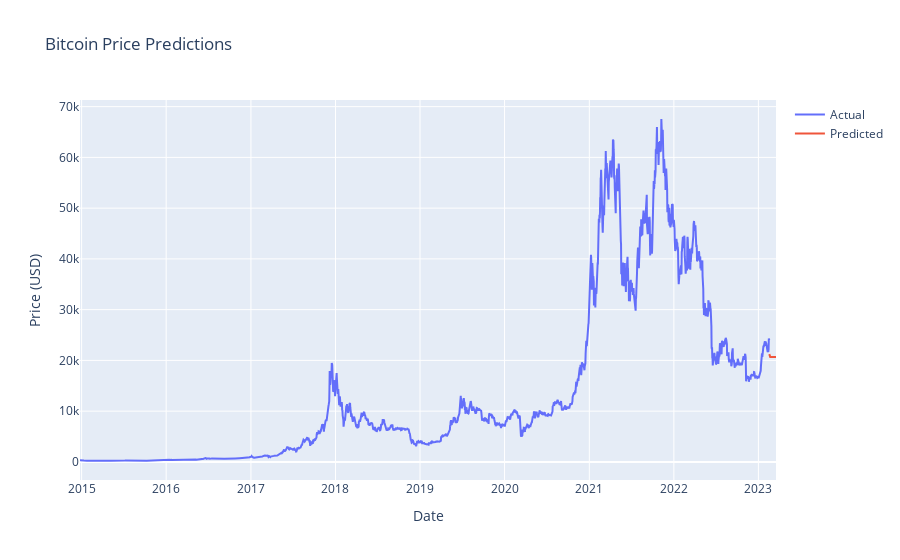

This figure's notebook cell:
### Code cell
# Step 7: Plot the predicted values
fig = make_subplots(rows=1, cols=1)
fig.add_trace(go.Scatter(x=data.index, y=data['Adj Close'], mode='lines', name='Actual'))
fig.add_trace(go.Scatter(x=predicted_prices.index, y=predicted_prices['Adj Close'], mode='lines', name='Predicted'))
fig.update_layout(title='Bitcoin Price Predictions', xaxis_title='Date', yaxis_title='Price (USD)')
fig.show()

### Figure 1 — Plotly figure (JSON) as saved in the notebook; plotly's stock layout.template omitted (floating-point values rounded to 4 significant figures; data arrays with more than 128 entries replaced by an {"elided": "..."} marker saying what was removed)
{"data": [{"mode": "lines", "name": "Actual", "type": "scatter", "x": {"elided": "2976 str values"}, "y": {"elided": "2976 float values"}}, {"mode": "lines", "name": "Predicted", "type": "scatter", "x": ["2023-02-17T00:00:00", "2023-02-18T00:00:00", "2023-02-19T00:00:00", "2023-02-20T00:00:00", "2023-02-21T00:00:00", "2023-02-22T00:00:00", "2023-02-23T00:00:00", "2023-02-24T00:00:00", "2023-02-25T00:00:00", "2023-02-26T00:00:00", "2023-02-27T00:00:00", "2023-02-28T00:00:00", "2023-03-01T00:00:00", "2023-03-02T00:00:00", "2023-03-03T00:00:00", "2023-03-04T00:00:00", "2023-03-05T00:00:00", "2023-03-06T00:00:00", "2023-03-07T00:00:00", "2023-03-08T00:00:00", "2023-03-09T00:00:00", "2023-03-10T00:00:00", "2023-03-11T00:00:00", "2023-03-12T00:00:00", "2023-03-13T00:00:00", "2023-03-14T00:00:00", "2023-03-15T00:00:00", "2023-03-16T00:00:00", "2023-03-17T00:00:00", "2023-03-18T00:00:00"], "y": [21240.0, 20690.0, 20690.0, 20690.0, 20690.0, 20690.0, 20690.0, 20690.0, 20690.0, 20690.0, 20690.0, 20690.0, 20690.0, 20690.0, 20690.0, 20690.0, 20690.0, 20690.0, 20690.0, 20690.0, 20690.0, 20690.0, 20690.0, 20690.0, 20690.0, 20690.0, 20690.0, 20690.0, 20690.0, 20690.0]}], "layout": {"title": {"text": "Bitcoin Price Predictions"}, "xaxis": {"anchor": "y", "domain": [0, 1], "title": {"text": "Date"}}, "yaxis": {"anchor": "x", "domain": [0, 1], "title": {"text": "Price (USD)"}}}}
